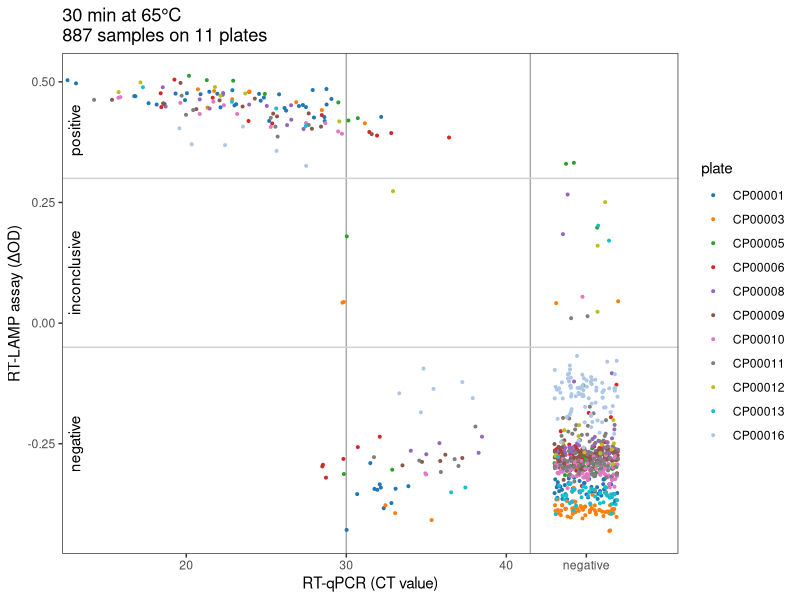

Recreate this plot in R.
library(tidyverse)
library(patchwork)
library(ggtext)
library(glue)
library(ggsci)

read_tsv( "data/tecan_values.tsv" ) -> tecan
read_tsv( "data/plates_with_CTs.tsv" ) -> tblCT

plates_to_use <- c( "CP00001", "CP00003", "CP00005", "CP00006", "CP00008", 
   "CP00009", "CP00010", "CP00011", "CP00012", "CP00013", "CP00016" )

lamp_thresh <- c(-.05, .3)

## Figure 4a
tecan %>% 
  filter( plate %in% plates_to_use ) %>%
  filter( minutes==30, gene=="N" ) %>% 
  filter( ! ( plate == "CP00005" & well >= "G" ) ) %>%
  left_join( tblCT ) %>% 
  filter( !is.na(CT) ) -> tbl

fig4a <- tbl %>%
  mutate(CT = ifelse(CT > 40, runif(n(), 43, 47), CT)) %>%
  ggplot() +
  geom_vline(xintercept = c(30, 41.5), color = "darkgray" ) +
  geom_hline(yintercept = lamp_thresh, color = "lightgray" ) +
  geom_point(aes(x = CT, y = absBlue - absYellow, color = plate), size = .7) +
  scale_x_continuous(breaks = c(20, 30, 40, 45), labels = c(20, 30, 40, "negative")) +
  labs(title = glue("30 min at 65°C\n{nrow(tbl)} samples on {tbl%>%distinct(plate)%>%nrow} plates"),
       x = glue("RT-qPCR (CT value)"),
       y = "RT-LAMP assay (ΔOD)") +
  scale_color_d3(palette="category20") +
  theme_bw() +
  theme(panel.grid.major = element_blank(), panel.grid.minor = element_blank()) +
  #annotate("text", x = 15.5, y = -.42, label = glue("n = {nrow(lamp_ct_fig4)}")) +
  annotate("text", x = 13, y = -.25, label = glue("negative"), angle = 90) +
  annotate("text", x = 13, y = .105, label = glue("inconclusive"), angle = 90) +
  annotate("text", x = 13, y = .4, label = glue("positive"), angle = 90) +
  coord_cartesian(xlim = c(14, 49))

fig4a

## Confusion matrix
tbl %>%
mutate( CTbin = cut( CT, c( 0, 25, 30, 35, 40, Inf ) ) ) %>% 
mutate_at( "CTbin", recode, 	"neg" = "(40,Inf]" ) %>%
mutate( LAMPres = 
   cut( absBlue-absYellow, c( -Inf, lamp_thresh, Inf ) ) %>%
   as.integer %>%
   { c( "neg", "incl", "pos" )[.] } ) %>%
group_by( CTbin, LAMPres ) %>%
count() %>%
pivot_wider( names_from = LAMPres, values_from = n, values_fill = c(n=0) ) 









